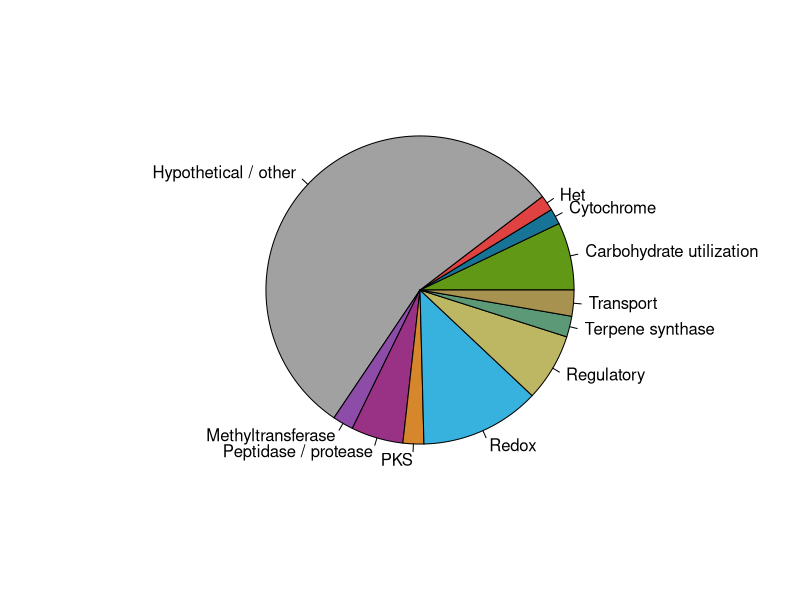

Here is the R script that generated this plot:
library(ggplot2)

dat <- read.table("AnnotCategory_Counts.txt", header=T, sep='\t')

color <- c('#619917', '#177496', '#e04141', '#a1a1a1', '#8d4ca8', '#993284', '#d6862b', '#37b1de', '#bdb764', '#5c9976', '#a8924f')
names(color) <- c('Carbohydrate utilization', 'Cytochrome', 'Het', 'Hypothetical / other','Methyltransferase','Peptidase / protease','PKS','Redox','Regulatory','Terpene synthase','Transport')

pdf("AnnotCat_Piechart.pdf", height=7, width=10)
pie(dat$Count, labels=dat$Annotation_Category, border='black', col=color)
dev.off()
